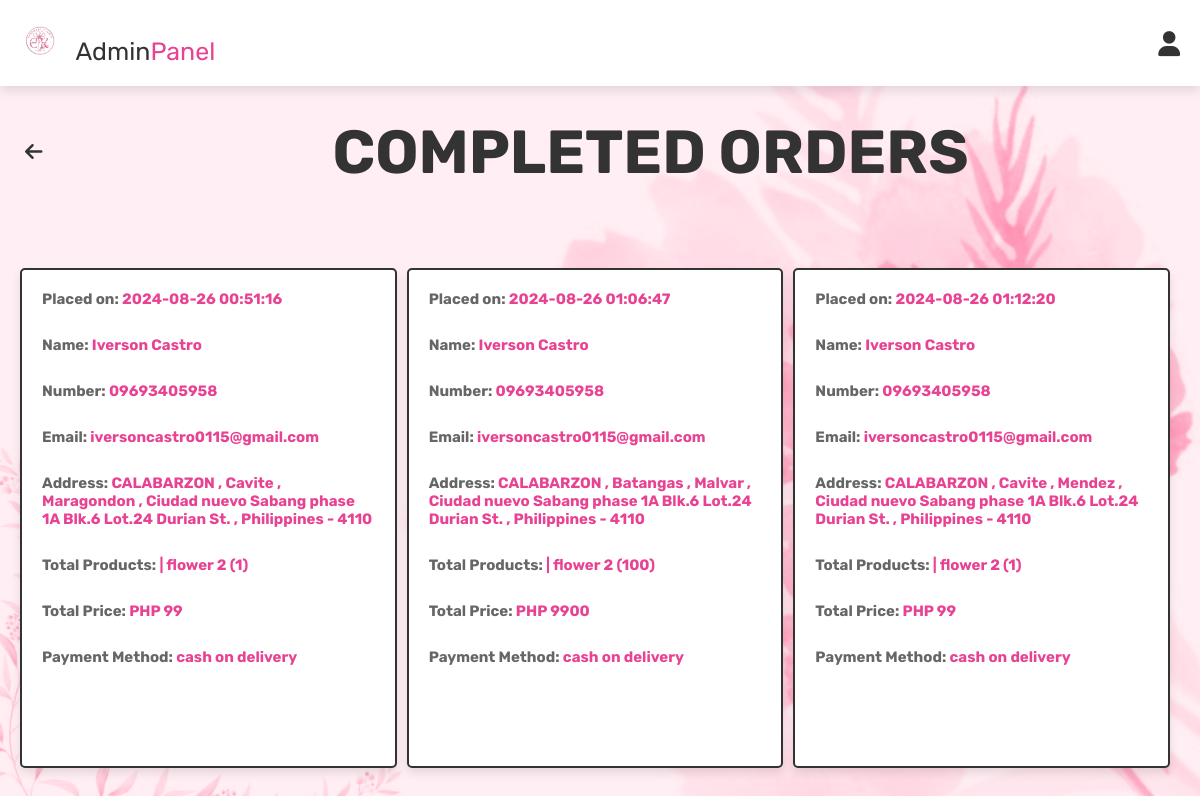
The page /completed-orders.php (signed in) on the database its author committed.
### tables this page shows
CREATE TABLE `orders` (
  `id` int(100) NOT NULL,
  `user_id` int(100) NOT NULL,
  `name` varchar(100) NOT NULL,
  `number` varchar(12) NOT NULL,
  `email` varchar(100) NOT NULL,
  `method` varchar(50) NOT NULL,
  `address` varchar(500) NOT NULL,
  `total_products` varchar(1000) NOT NULL,
  `total_price` int(100) NOT NULL,
  `placed_on` varchar(50) NOT NULL,
  `payment_status` varchar(20) NOT NULL DEFAULT 'pending'
);

### completed-orders.php (the view, shortened to what this page needs)
<?php
@include 'config.php';
$select_orders = mysqli_query($conn, "SELECT * FROM orders WHERE payment_status = 'Completed'") or die('query failed');
$completed_orders = mysqli_fetch_all($select_orders, MYSQLI_ASSOC);
?>
<!DOCTYPE html>
<html lang="en">
<head>
   <link rel="stylesheet" href="https://cdnjs.cloudflare.com/ajax/libs/font-awesome/6.0.0/css/all.min.css">
   <link rel="stylesheet" href="./css/admin_style.css" />
</head>
<body>
   <?php @include 'admin_header.php'; ?>
   <section class="heading">
      <a href="admin_page.php" class="navlink">
         <i class="fas fa-arrow-left"></i>
         <h3>COMPLETED ORDERS</h3>
      </a>
   </section>
   <section class="orders">
      <h1 class="completed-order">
         <div class="box-container">
            <?php foreach ($completed_orders as $order) { ?>
               <div class="box">
                  <div class="box-text">
                     <p>Placed on: <span><?php echo $order['placed_on']; ?></span></p><br>
                     <p>Name: <span><?php echo $order['name']; ?></span></p><br>
                     <p>Number: <span><?php echo $order['number']; ?></span></p><br>
                     <p>Email: <span><?php echo $order['email']; ?></span></p><br>
                     <p>Address: <span><?php echo $order['address']; ?></span></p><br>
                     <p>Total Products: <span><?php echo $order['total_products']; ?></span></p><br>
                     <p>Total Price: <span>PHP <?php echo $order['total_price']; ?></span></p><br>
                     <p>Payment Method: <span><?php echo $order['method']; ?></span></p>
                  </div>
               </div>
            <?php } ?>
         </div>
      </h1>
   </section>
</body>
</html>

### css/admin_style.css (style rules this page uses)
:root { --pink:#e84393; --red:#c0392b; --orange:#f39c12; --black:#333; --white:#fff; --light-color:#666; --light-white:#ccc; --light-bg:#f5f5f5; --border:.2rem solid var(--black); --box-shadow:0 .5rem 1rem rgba(0,0,0,.1); }
* { font-family: 'Rubik', sans-serif; margin:0; padding:0; box-sizing: border-box; outline: none; border:none; text-decoration: none; transition:all .2s linear; }
html { font-size: 62.5%; overflow-x: hidden; scroll-behavior: smooth; scroll-padding-top: 6.5rem; }
body { background: var(--light-bg); }
section { padding:3rem 2rem; }
.navlink { display: flex; align-items: center; text-decoration: none; color: #333; font-size: 16px; }
.navlink i { margin-left: 5px; font-size: 20px; transition: transform 0.3s ease; }
.orders { display: grid; grid-template-columns: repeat(auto-fit, 33rem); gap:1.5rem; align-items: flex-start; max-width: 1200px; margin: 20 auto; justify-content: center; column-gap: normal; }
.orders .box-container .box { padding:2rem; border:var(--border); background-color: var(--white); box-shadow: var(--box-shadow); border-radius: .5rem; height: 450px; }
.orders .box-container .box .box-text { height: 435px; }
.orders .box-container .box .box-text p { margin-bottom: 1rem; font-size: 2rem; color:var(--light-color); }
.orders .box-container .box .box-text p span { color:var(--pink); }

### completed-orders.php (style rules this page uses)
body { background-image: url('images/background_no-logo.png'); background-size: cover; background-repeat: no-repeat; }
.orders { display: block; max-width: 1200px; margin: 20px auto; }
.orders .box-container { display: grid; grid-template-columns: auto auto auto auto; column-gap: 10px; row-gap: 10px; }
.orders .box-container .box { padding: 2rem; border: var(--border); background-color: var(--white); box-shadow: var(--box-shadow); border-radius: .5rem; height: 500px; }
.orders .box-container .box .box-text { height: 435px; }
.orders .box-container .box .box-text p { margin-bottom: 1rem; font-size: 1.5rem; color: var(--light-color); }
.orders .box-container .box .box-text p span { color: var(--pink); }
h3 { margin-left: 25%; font-size: 380%; }

### rows shown on the page
orders: placed_on "2024-08-26 00:51:16", name "Iverson Castro", number "09693405958", email "iversoncastro0115@gmail.com", address "CALABARZON , Cavite , Maragondon , Ciudad nuevo Sabang phase 1A Blk.6 Lot.24 Durian St. , Philippines - 4110", total_products "| flower 2 (1)", total_price "99", method "cash on delivery"
orders: placed_on "2024-08-26 01:06:47", name "Iverson Castro", number "09693405958", email "iversoncastro0115@gmail.com", address "CALABARZON , Batangas , Malvar , Ciudad nuevo Sabang phase 1A Blk.6 Lot.24 Durian St. , Philippines - 4110", total_products "| flower 2 (100)", total_price "9900", method "cash on delivery"
orders: placed_on "2024-08-26 01:12:20", name "Iverson Castro", number "09693405958", email "iversoncastro0115@gmail.com", address "CALABARZON , Cavite , Mendez , Ciudad nuevo Sabang phase 1A Blk.6 Lot.24 Durian St. , Philippines - 4110", total_products "| flower 2 (1)", total_price "99", method "cash on delivery"
